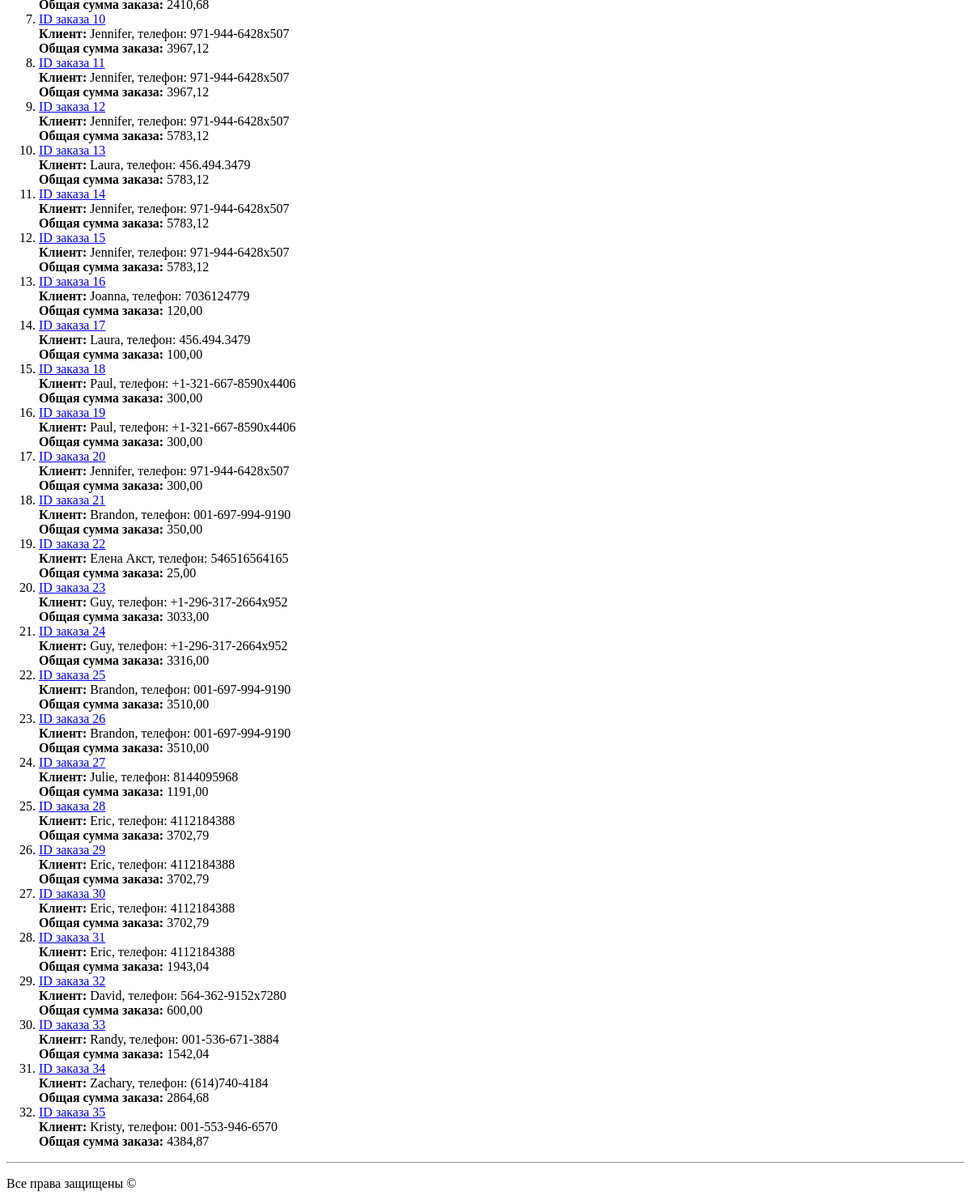
/store/orders/ (lower part), run on an earlier commit of the app's database.
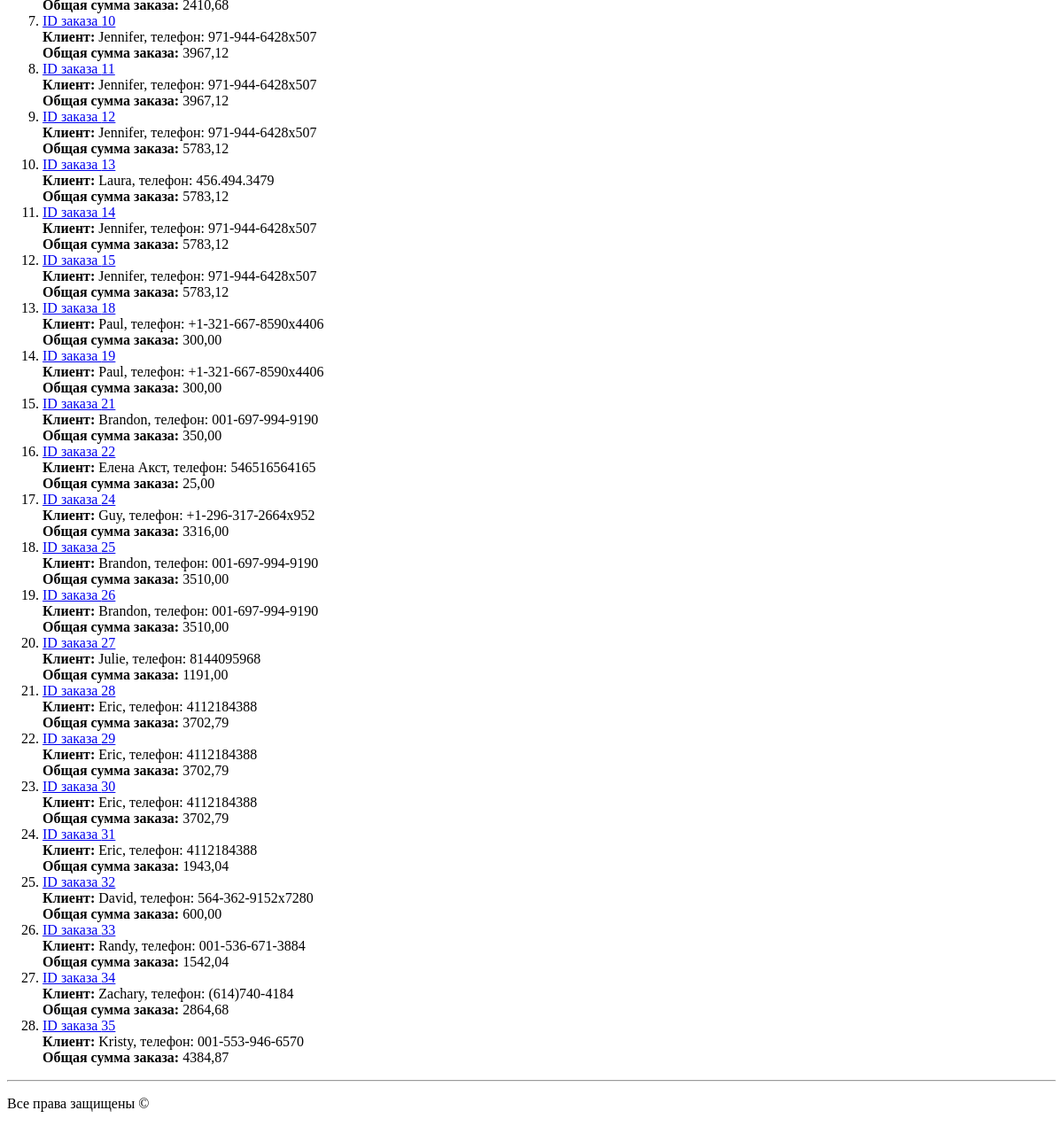
And on a later commit of the database.
### storeapp/models.py (models this page shows, shortened)
class Order(models.Model):
    customer = models.ForeignKey(Client, on_delete=models.CASCADE)
    products = models.ManyToManyField(Product)
    total_price = models.DecimalField(max_digits=8, decimal_places=2)
    date_ordered = models.DateTimeField(auto_now_add=True)
    def display_products(self):
        return ', '.join([f'{product.name}: {product.amount} шт.' for product in self.products.all()])
    display_products.short_description = 'Продукты'

class Client(models.Model):
    name = models.CharField(max_length=50)
    email = models.EmailField(unique=True)
    phone = models.CharField(max_length=15, unique=True)
    address = models.CharField(max_length=150)
    date_registration = models.DateTimeField(auto_now_add=True)

### storeapp/views.py (the view)
# urls.py: path('orders/', get_orders, name='get_orders'),
def get_orders(request):
    orders = Order.objects.all()
    context = {'orders': orders, 'name': 'Заказы'}
    return render(request, 'storeapp/orders.html', context)

### storeapp/templates/storeapp/orders.html (shortened to what this page needs)
{% extends 'base.html' %}
{% block content %}
  <ol>
    {% for order in orders %}
    <li><div><a href="{% url 'get_order_on_id' order.pk %}">ID заказа {{ order.pk }}</a></div>
        <div><b> Клиент: </b>{{ order.customer.name}}, телефон: {{order.customer.phone}}</div>
        <div><b> Общая сумма заказа: </b>{{ order.total_price }}</div>
    </li>
    {% endfor %}
  </ol>
{% endblock %}

What changed in the data, as far as the page shows it:
removed Order: pk "16", customer.name "Joanna", customer.phone "7036124779", total_price "120,00"
removed Order: pk "17", customer.name "Laura", customer.phone "456.494.3479", total_price "100,00"
removed Order: pk "20", customer.name "Jennifer", customer.phone "971-944-6428x507", total_price "300,00"
removed Order: pk "23", customer.name "Guy", customer.phone "+1-296-317-2664x952", total_price "3033,00"
